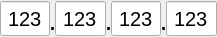
<?xml version="1.0" encoding="UTF-8"?>
<ui version="4.0">
 <class>IpAddressUI</class>
 <widget class="QWidget" name="IpAddressUI">
  <property name="geometry">
   <rect>
    <x>0</x>
    <y>0</y>
    <width>217</width>
    <height>37</height>
   </rect>
  </property>
  <property name="windowTitle">
   <string>Form</string>
  </property>
  <layout class="QGridLayout" name="gridLayout">
   <property name="leftMargin">
    <number>0</number>
   </property>
   <property name="topMargin">
    <number>0</number>
   </property>
   <property name="rightMargin">
    <number>0</number>
   </property>
   <property name="bottomMargin">
    <number>0</number>
   </property>
   <property name="spacing">
    <number>0</number>
   </property>
   <item row="0" column="0">
    <layout class="QHBoxLayout" name="horizontalLayout">
     <property name="spacing">
      <number>0</number>
     </property>
     <item>
      <widget class="QLineEdit" name="txtIP1">
       <property name="minimumSize">
        <size>
         <width>50</width>
         <height>35</height>
        </size>
       </property>
       <property name="font">
        <font>
         <pointsize>15</pointsize>
        </font>
       </property>
       <property name="text">
        <string>123</string>
       </property>
       <property name="alignment">
        <set>Qt::AlignCenter</set>
       </property>
      </widget>
     </item>
     <item>
      <widget class="QLabel" name="labDot1">
       <property name="sizePolicy">
        <sizepolicy hsizetype="Fixed" vsizetype="Fixed">
         <horstretch>0</horstretch>
         <verstretch>0</verstretch>
        </sizepolicy>
       </property>
       <property name="minimumSize">
        <size>
         <width>5</width>
         <height>35</height>
        </size>
       </property>
       <property name="maximumSize">
        <size>
         <width>5</width>
         <height>16777215</height>
        </size>
       </property>
       <property name="font">
        <font>
         <pointsize>20</pointsize>
        </font>
       </property>
       <property name="text">
        <string>.</string>
       </property>
       <property name="alignment">
        <set>Qt::AlignBottom|Qt::AlignHCenter</set>
       </property>
      </widget>
     </item>
     <item>
      <widget class="QLineEdit" name="txtIP2">
       <property name="minimumSize">
        <size>
         <width>50</width>
         <height>35</height>
        </size>
       </property>
       <property name="font">
        <font>
         <pointsize>15</pointsize>
        </font>
       </property>
       <property name="text">
        <string>123</string>
       </property>
       <property name="alignment">
        <set>Qt::AlignCenter</set>
       </property>
      </widget>
     </item>
     <item>
      <widget class="QLabel" name="labDot2">
       <property name="sizePolicy">
        <sizepolicy hsizetype="Fixed" vsizetype="Fixed">
         <horstretch>0</horstretch>
         <verstretch>0</verstretch>
        </sizepolicy>
       </property>
       <property name="minimumSize">
        <size>
         <width>5</width>
         <height>35</height>
        </size>
       </property>
       <property name="maximumSize">
        <size>
         <width>5</width>
         <height>16777215</height>
        </size>
       </property>
       <property name="font">
        <font>
         <pointsize>20</pointsize>
        </font>
       </property>
       <property name="text">
        <string>.</string>
       </property>
       <property name="alignment">
        <set>Qt::AlignBottom|Qt::AlignHCenter</set>
       </property>
      </widget>
     </item>
     <item>
      <widget class="QLineEdit" name="txtIP3">
       <property name="minimumSize">
        <size>
         <width>50</width>
         <height>35</height>
        </size>
       </property>
       <property name="font">
        <font>
         <pointsize>15</pointsize>
        </font>
       </property>
       <property name="text">
        <string>123</string>
       </property>
       <property name="alignment">
        <set>Qt::AlignCenter</set>
       </property>
      </widget>
     </item>
     <item>
      <widget class="QLabel" name="labDot3">
       <property name="sizePolicy">
        <sizepolicy hsizetype="Fixed" vsizetype="Fixed">
         <horstretch>0</horstretch>
         <verstretch>0</verstretch>
        </sizepolicy>
       </property>
       <property name="minimumSize">
        <size>
         <width>5</width>
         <height>35</height>
        </size>
       </property>
       <property name="maximumSize">
        <size>
         <width>5</width>
         <height>16777215</height>
        </size>
       </property>
       <property name="font">
        <font>
         <pointsize>20</pointsize>
        </font>
       </property>
       <property name="text">
        <string>.</string>
       </property>
       <property name="alignment">
        <set>Qt::AlignBottom|Qt::AlignHCenter</set>
       </property>
      </widget>
     </item>
     <item>
      <widget class="QLineEdit" name="txtIP4">
       <property name="minimumSize">
        <size>
         <width>50</width>
         <height>35</height>
        </size>
       </property>
       <property name="font">
        <font>
         <pointsize>15</pointsize>
        </font>
       </property>
       <property name="text">
        <string>123</string>
       </property>
       <property name="alignment">
        <set>Qt::AlignCenter</set>
       </property>
      </widget>
     </item>
    </layout>
   </item>
  </layout>
 </widget>
 <resources/>
 <connections/>
</ui>
